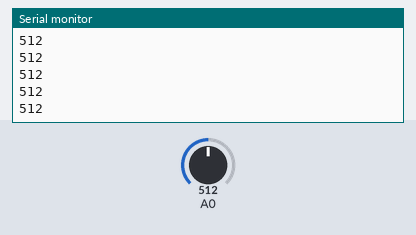
The sketch below on a simulated Arduino Uno, built with avr-gcc and run on an emulated ATmega328P. Parts: the last lines printed to the serial monitor. Inputs (shaded band) come from the test bench; at power-on: A0 = 512.

Above: at 1.2 s.
1.3 s: A0 set to 716
At 2.1 s:
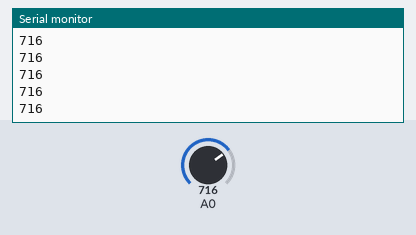
2.8 s: A0 set to 900
At 3.4 s:
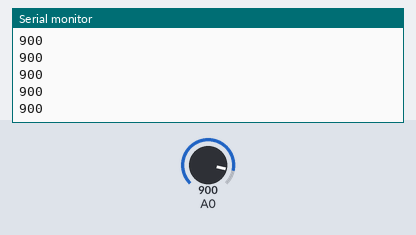
Timing chart, 0 to 5.8 s (numbered marks = the images above; inputs shaded):
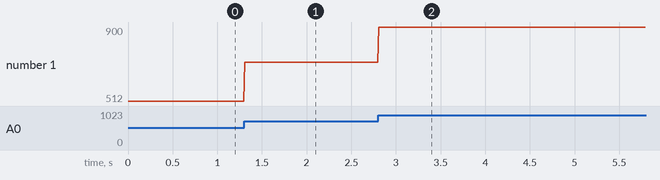

Measured:
- after the input at 1.3 s, the serial monitor: prints a new line at once (image 1)
- after the input at 2.8 s, the serial monitor: prints a new line at once (image 2)
- plotted number 1: 512 → 716 after the input at 1.3 s, 716 → 900 after the input at 2.8 s

The sketch:

4_2.ino
```cpp
void setup(){
  Serial.begin(9600);
}

void loop(){
  int potentiometer;  // 가변저항
  potentiometer = analogRead(A0);
  Serial.println(potentiometer);
  delay(10);
}
```
